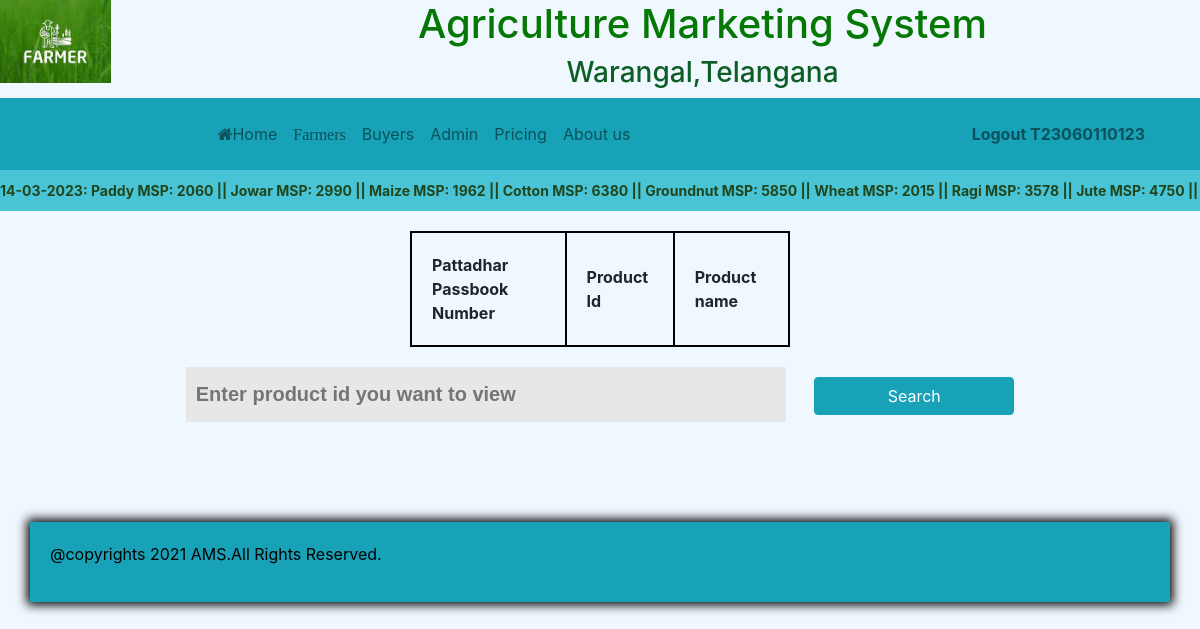
Screenshot of /farmerdashboard.php (signed in) with the database file from the repository.
### tables this page shows
CREATE TABLE `mspdetails` (
  `Commodity` varchar(100) NOT NULL,
  `Price` int(10) NOT NULL
);

### farmerdashboard.php (the view, shortened to what this page needs)
<!DOCTYPE html>
<html lang="en">
<head>
    <link rel="stylesheet" href="https://maxcdn.bootstrapcdn.com/bootstrap/4.4.1/css/bootstrap.min.css">
    <link rel="stylesheet" href="https://use.fontawesome.com/releases/v5.7.0/css/all.css">
    <link rel="stylesheet" href="https://stackpath.bootstrapcdn.com/bootstrap/4.5.2/css/bootstrap.min.css">
    <link rel="stylesheet" href="https://stackpath.bootstrapcdn.com/font-awesome/4.7.0/css/font-awesome.min.css">
</head>
<body>
    <header>
        <div class="row">
          <div class="col-sm-3">
              <img style="display: inline;max-width: 40%;">
          </div>
          <div class="col-lg-8 col-sm-3">
  <center>
      <div style="text-decoration-style: wavy;color: rgb(165, 15, 15);display: inline;">
      <h1 style="color: rgb(5, 119, 5);">Agriculture Marketing System</h1>
      <h3 style="color: rgb(13, 95, 37);">Warangal,Telangana</h3>
     </div></center>
  </div>
  </div>
</header>
       <div class="container-fuild">
        <nav class="navbar navbar-expand-lg bg-info navbar-light">
            <div class="container-fluid">
                <div class="navbar-collapse collapse navbar" id="collapsibleNavbar">
                    <ul class="nav navbar-nav mr-auto">
                    <li class="nav-item active">
                            <div class="zoom">
                            <a class="nav-link" href="home.php"><i class="fa fa-home" aria-hidden="true"></i>Home</a>
                            </div>
                        </li>
                        <li class="nav-item">
                            <div class="zoom">
                            <a class="nav-link" href="farmers.php"><i class="fa 92577344-2b1d7600-f2a8-11ea-9ddc-f03f280bda78" aria-hidden="true">Farmers</i></a>
                        </div>
                        </li>
                        <li class="nav-item">
                            <div class="zoom">
                            <a class="nav-link" href="trader.php">Buyers</a>
                        </div>
                        </li>
                        <li class="nav-item">
                            <div class="zoom">
                            <a class="nav-link" href="admin.php">Admin</a>
                            </div>
                        </li>
                        <li class="nav-item">
                            <div class="zoom">
                            <a class="nav-link" href="pricing.php">Pricing</a>
                            </div>
                        </li>
                        <li class="nav-item">
                            <div class="zoom">
                            <a class="nav-link" href="aboutus.php">About us</a>
                            </div>
                        </li>
                    </ul>
                    <ul class="navbar-nav">
                        <li class="nav-item">
                           <b> <a class="nav-link" href="destroysessions.php">
                               Logout <?php echo $_SESSION['farmerusername']?>
                            </a></b>
                        </li>
                    </ul>
                </div>
            </div>
        </nav>
        <?php
    $month = date('m');
    $day = date('d');
    $year = date('Y');
    $today = $day . '-' . $month . '-' . $year;
    ?>
        <?php include 'connection.php';?>
        <marquee behavior="scroll" direction="left" style="
        color: rgb(32, 70, 28);
        font-weight: bold;
        background: #49c3d6;margin-bottom: 0;
        padding: 10px 0 10px;
        font-size: 14px;display:block" scrolldelay="100"><span><?php echo $today; ?></span>: <?php $query = "select *from mspdetails";
            $result = mysqli_query($conn,$query);
            if($result->num_rows>0):
                while($array=mysqli_fetch_row($result)):
                    echo $array[0];
                    echo " MSP: ";
                    echo $array[1];
                    echo " || ";
                endwhile;
            endif;
            ?> </marquee>
    <table>
        <thead>
            <tr>
                <th>Pattadhar Passbook Number  </th>
                <th>Product Id  </th>
                <th>Product name  </th>
            </tr>
        </thead>
    </table>
    <form action="farmerdashboard2.php" method="post">
        <center><input type="number" name="pid" placeholder="Enter product id you want to view" id="city-input">
        <button class="btn btn-info ml-4" type="submit">Search</button></center>
    </form>
<footer>
    <div class="container">
        <p style="color: black;">@copyrights 2021 AMS.All Rights Reserved.</p>
    </div>
</footer>
</body>
</html>

### farmerdashboard.php (style rules this page uses)
body { overflow-x: hidden; overflow-y: auto; background-color: aliceblue; background-repeat: no-repeat; background-attachment: fixed; background-size: cover; }
button { width: 200px; }
input { width: 600px; height: 55px; padding: 5px 10px; background: #e7e7e7; border: none; border-radius: 1px; font-family: "Nunito",sans-serif; font-weight:bold; font-size: 20px; }
.container-fuild { display: inline; border-style: 2px solid black; height: fit-content; border-radius:2px; }
h2,h3 { text-align: center; }
.container { background: #17A2b8; color: white; margin-top: 100px; padding: 20px; box-shadow: 0px 0px 10px 3px black; }
table,th,td { border:2px solid black; margin:20px 410px; }
th,td { padding:20px; }
.navbar-nav { margin-left: auto; }

### rows the page displays
mspdetails: Commodity "Paddy", Price "2060"
mspdetails: Commodity "Jowar", Price "2990"
mspdetails: Commodity "Maize", Price "1962"
mspdetails: Commodity "Cotton", Price "6380"
mspdetails: Commodity "Groundnut", Price "5850"
mspdetails: Commodity "Wheat", Price "2015"
mspdetails: Commodity "Ragi", Price "3578"
mspdetails: Commodity "Jute", Price "4750"

### other values shown
$_SESSION['farmerusername'] "T23060110123"
